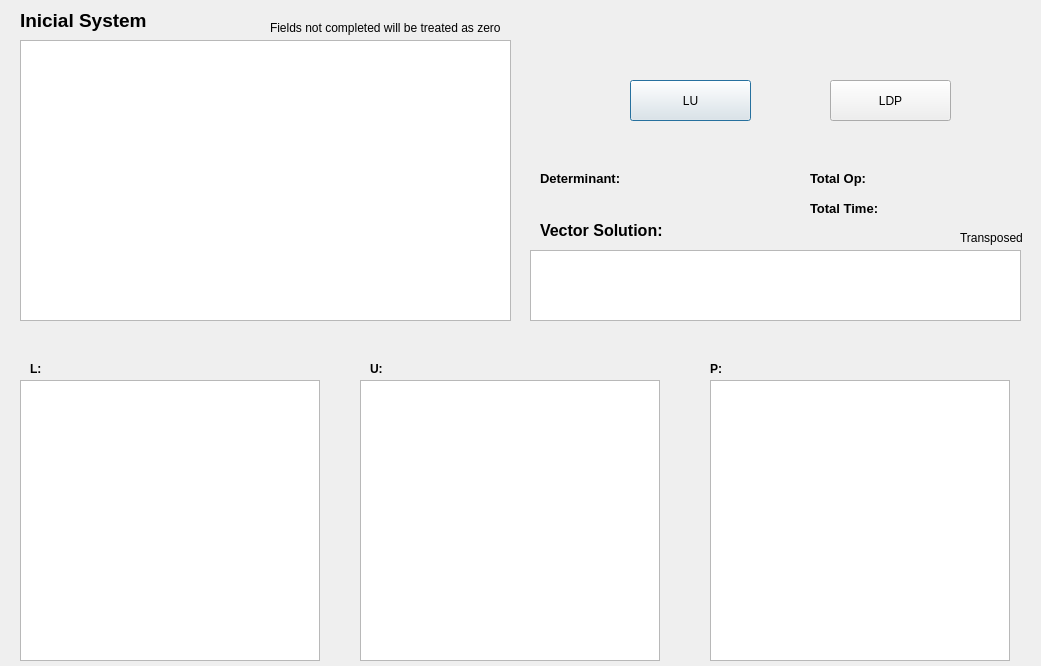
<?xml version="1.0" encoding="UTF-8"?>
<ui version="4.0">
 <class>Dialog</class>
 <widget class="QDialog" name="Dialog">
  <property name="geometry">
   <rect>
    <x>0</x>
    <y>0</y>
    <width>1041</width>
    <height>666</height>
   </rect>
  </property>
  <property name="windowTitle">
   <string>Dialog</string>
  </property>
  <widget class="QTableWidget" name="matrix">
   <property name="geometry">
    <rect>
     <x>20</x>
     <y>40</y>
     <width>491</width>
     <height>281</height>
    </rect>
   </property>
  </widget>
  <widget class="QPushButton" name="btn_calculate_LU">
   <property name="geometry">
    <rect>
     <x>630</x>
     <y>80</y>
     <width>121</width>
     <height>41</height>
    </rect>
   </property>
   <property name="text">
    <string>LU</string>
   </property>
  </widget>
  <widget class="QPushButton" name="btn_calculate_LDP">
   <property name="geometry">
    <rect>
     <x>830</x>
     <y>80</y>
     <width>121</width>
     <height>41</height>
    </rect>
   </property>
   <property name="text">
    <string>LDP</string>
   </property>
  </widget>
  <widget class="QLabel" name="label_determinante">
   <property name="geometry">
    <rect>
     <x>540</x>
     <y>170</y>
     <width>101</width>
     <height>17</height>
    </rect>
   </property>
   <property name="font">
    <font>
     <pointsize>10</pointsize>
     <weight>75</weight>
     <bold>true</bold>
    </font>
   </property>
   <property name="text">
    <string>Determinant:</string>
   </property>
  </widget>
  <widget class="QLabel" name="label_determinant_value">
   <property name="geometry">
    <rect>
     <x>630</x>
     <y>170</y>
     <width>67</width>
     <height>17</height>
    </rect>
   </property>
   <property name="font">
    <font>
     <pointsize>10</pointsize>
    </font>
   </property>
   <property name="text">
    <string/>
   </property>
  </widget>
  <widget class="QTableWidget" name="matrixL">
   <property name="geometry">
    <rect>
     <x>20</x>
     <y>380</y>
     <width>300</width>
     <height>281</height>
    </rect>
   </property>
  </widget>
  <widget class="QTableWidget" name="matrixU">
   <property name="geometry">
    <rect>
     <x>360</x>
     <y>380</y>
     <width>300</width>
     <height>281</height>
    </rect>
   </property>
  </widget>
  <widget class="QLabel" name="label_3">
   <property name="geometry">
    <rect>
     <x>20</x>
     <y>10</y>
     <width>131</width>
     <height>21</height>
    </rect>
   </property>
   <property name="font">
    <font>
     <pointsize>14</pointsize>
     <weight>75</weight>
     <bold>true</bold>
    </font>
   </property>
   <property name="text">
    <string>Inicial System</string>
   </property>
  </widget>
  <widget class="QLabel" name="label_4">
   <property name="geometry">
    <rect>
     <x>270</x>
     <y>20</y>
     <width>241</width>
     <height>16</height>
    </rect>
   </property>
   <property name="font">
    <font>
     <pointsize>9</pointsize>
    </font>
   </property>
   <property name="text">
    <string>Fields not completed will be treated as zero</string>
   </property>
  </widget>
  <widget class="QTableWidget" name="matrixP">
   <property name="geometry">
    <rect>
     <x>710</x>
     <y>380</y>
     <width>300</width>
     <height>281</height>
    </rect>
   </property>
  </widget>
  <widget class="QLabel" name="label_L">
   <property name="geometry">
    <rect>
     <x>30</x>
     <y>360</y>
     <width>67</width>
     <height>17</height>
    </rect>
   </property>
   <property name="font">
    <font>
     <weight>75</weight>
     <bold>true</bold>
    </font>
   </property>
   <property name="text">
    <string>L:</string>
   </property>
  </widget>
  <widget class="QLabel" name="label_U">
   <property name="geometry">
    <rect>
     <x>370</x>
     <y>360</y>
     <width>67</width>
     <height>17</height>
    </rect>
   </property>
   <property name="font">
    <font>
     <weight>75</weight>
     <bold>true</bold>
    </font>
   </property>
   <property name="text">
    <string>U:</string>
   </property>
  </widget>
  <widget class="QLabel" name="label_P">
   <property name="geometry">
    <rect>
     <x>710</x>
     <y>360</y>
     <width>67</width>
     <height>17</height>
    </rect>
   </property>
   <property name="font">
    <font>
     <weight>75</weight>
     <bold>true</bold>
    </font>
   </property>
   <property name="text">
    <string>P:</string>
   </property>
  </widget>
  <widget class="QTableWidget" name="matrix_results">
   <property name="geometry">
    <rect>
     <x>530</x>
     <y>250</y>
     <width>491</width>
     <height>71</height>
    </rect>
   </property>
  </widget>
  <widget class="QLabel" name="label_8">
   <property name="geometry">
    <rect>
     <x>540</x>
     <y>220</y>
     <width>151</width>
     <height>21</height>
    </rect>
   </property>
   <property name="font">
    <font>
     <pointsize>12</pointsize>
     <weight>75</weight>
     <bold>true</bold>
    </font>
   </property>
   <property name="text">
    <string>Vector Solution:</string>
   </property>
  </widget>
  <widget class="QLabel" name="label_9">
   <property name="geometry">
    <rect>
     <x>960</x>
     <y>230</y>
     <width>71</width>
     <height>16</height>
    </rect>
   </property>
   <property name="font">
    <font>
     <pointsize>9</pointsize>
    </font>
   </property>
   <property name="text">
    <string>Transposed</string>
   </property>
  </widget>
  <widget class="QLabel" name="label_timeL">
   <property name="geometry">
    <rect>
     <x>250</x>
     <y>360</y>
     <width>71</width>
     <height>17</height>
    </rect>
   </property>
   <property name="text">
    <string/>
   </property>
  </widget>
  <widget class="QLabel" name="label_timeU">
   <property name="geometry">
    <rect>
     <x>590</x>
     <y>360</y>
     <width>71</width>
     <height>17</height>
    </rect>
   </property>
   <property name="text">
    <string/>
   </property>
  </widget>
  <widget class="QLabel" name="label_timeD">
   <property name="geometry">
    <rect>
     <x>940</x>
     <y>360</y>
     <width>71</width>
     <height>17</height>
    </rect>
   </property>
   <property name="text">
    <string/>
   </property>
  </widget>
  <widget class="QLabel" name="label_totalTime">
   <property name="geometry">
    <rect>
     <x>810</x>
     <y>200</y>
     <width>81</width>
     <height>17</height>
    </rect>
   </property>
   <property name="font">
    <font>
     <pointsize>10</pointsize>
     <weight>75</weight>
     <bold>true</bold>
    </font>
   </property>
   <property name="text">
    <string>Total Time:</string>
   </property>
  </widget>
  <widget class="QLabel" name="label_totalTime_value">
   <property name="geometry">
    <rect>
     <x>890</x>
     <y>200</y>
     <width>67</width>
     <height>17</height>
    </rect>
   </property>
   <property name="font">
    <font>
     <pointsize>10</pointsize>
    </font>
   </property>
   <property name="text">
    <string/>
   </property>
  </widget>
  <widget class="QLabel" name="label_error">
   <property name="geometry">
    <rect>
     <x>20</x>
     <y>330</y>
     <width>481</width>
     <height>17</height>
    </rect>
   </property>
   <property name="text">
    <string/>
   </property>
  </widget>
  <widget class="QLabel" name="label_totalOp_value">
   <property name="geometry">
    <rect>
     <x>890</x>
     <y>170</y>
     <width>67</width>
     <height>17</height>
    </rect>
   </property>
   <property name="font">
    <font>
     <pointsize>10</pointsize>
    </font>
   </property>
   <property name="text">
    <string/>
   </property>
  </widget>
  <widget class="QLabel" name="label_totalOp">
   <property name="geometry">
    <rect>
     <x>810</x>
     <y>170</y>
     <width>81</width>
     <height>17</height>
    </rect>
   </property>
   <property name="font">
    <font>
     <pointsize>10</pointsize>
     <weight>75</weight>
     <bold>true</bold>
    </font>
   </property>
   <property name="text">
    <string>Total Op:</string>
   </property>
  </widget>
 </widget>
 <resources/>
 <connections/>
</ui>
